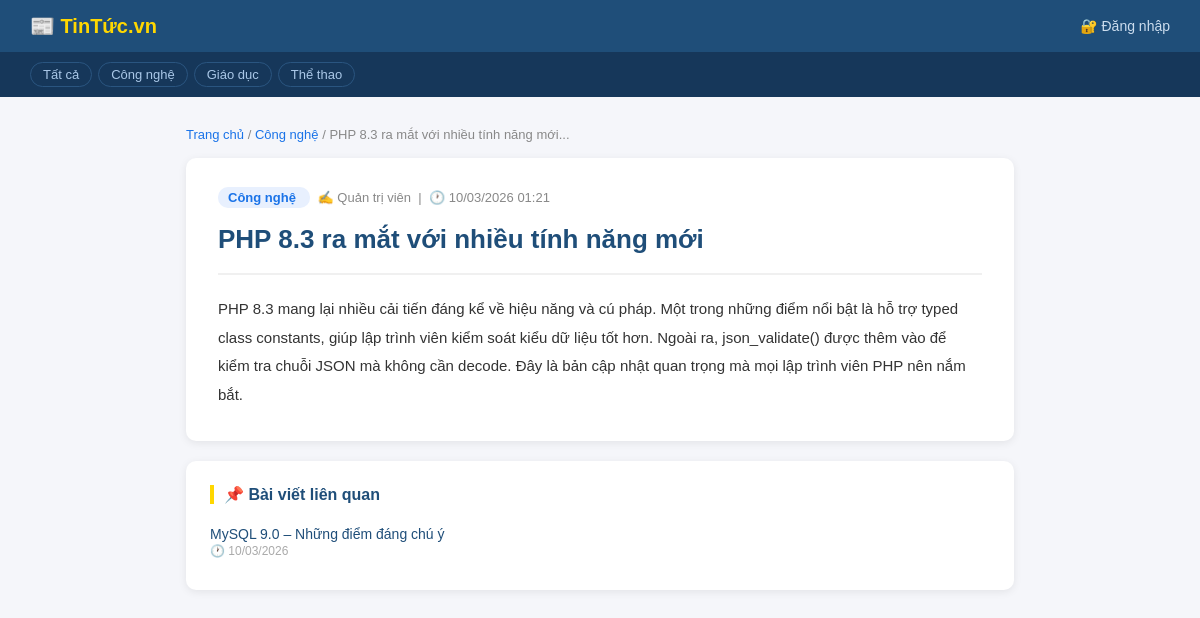
/lab03/news/detail.php?slug=php-83-ra-mat, run on the app's committed database.
### tables this page shows
CREATE TABLE categories (
    id          INT AUTO_INCREMENT PRIMARY KEY,
    name        VARCHAR(100) NOT NULL,
    slug        VARCHAR(100) NOT NULL UNIQUE,
    description TEXT         DEFAULT NULL,
    created_at  TIMESTAMP    DEFAULT CURRENT_TIMESTAMP
);

CREATE TABLE posts (
    id           INT AUTO_INCREMENT PRIMARY KEY,
    category_id  INT          NOT NULL,
    title        VARCHAR(200) NOT NULL,
    slug         VARCHAR(200) NOT NULL UNIQUE,
    content      TEXT         NOT NULL,
    thumbnail    VARCHAR(255) DEFAULT NULL,
    status       ENUM('published','draft') DEFAULT 'draft',
    author_id    INT          NOT NULL,
    created_at   TIMESTAMP    DEFAULT CURRENT_TIMESTAMP,
    updated_at   TIMESTAMP    DEFAULT CURRENT_TIMESTAMP ON UPDATE CURRENT_TIMESTAMP,
    FOREIGN KEY (category_id) REFERENCES categories(id) ON DELETE RESTRICT,
    FOREIGN KEY (author_id)   REFERENCES users(id)      ON DELETE CASCADE
);

CREATE TABLE users (
    id           INT AUTO_INCREMENT PRIMARY KEY,
    username     VARCHAR(50)  NOT NULL UNIQUE,
    password     VARCHAR(255) NOT NULL,
    full_name    VARCHAR(100) DEFAULT NULL,
    email        VARCHAR(100) UNIQUE,
    role         ENUM('admin','user') DEFAULT 'user',
    created_at   TIMESTAMP DEFAULT CURRENT_TIMESTAMP
);

### lab03/functions.php (called while the page is built, shortened)
<?php
require_once __DIR__ . '/db.php';
function e($str) {
    return htmlspecialchars((string)$str, ENT_QUOTES, 'UTF-8');
}
function db_fetch_all($sql, $types = '', $params = []) {
    global $conn;
    $stmt = $conn->prepare($sql);
    if ($types && $params) {
        $stmt->bind_param($types, ...$params);
    }
    $stmt->execute();
    $rows = $stmt->get_result()->fetch_all(MYSQLI_ASSOC);
    return $rows;
}
function db_fetch_one($sql, $types = '', $params = []) {
    global $conn;
    $stmt = $conn->prepare($sql);
    if ($types && $params) {
        $stmt->bind_param($types, ...$params);
    }
    $stmt->execute();
    $row = $stmt->get_result()->fetch_assoc();
    return $row ?: null;
}
function get_all_categories() {
    return db_fetch_all("SELECT * FROM categories ORDER BY id");
}
function get_post_by_slug($slug) {
    return db_fetch_one(
        "SELECT p.*, c.name AS cat_name, c.slug AS cat_slug, u.full_name AS author_name
         FROM posts p
         JOIN categories c ON p.category_id = c.id
         JOIN users      u ON p.author_id   = u.id
         WHERE p.slug = ? AND p.status = 'published'",
        's', [$slug]
    );
}

### lab03/news/detail.php (the view, shortened to what this page needs)
<?php
require_once '../functions.php';
$slug = $_GET['slug'] ?? '';
$post = get_post_by_slug($slug);
$related = db_fetch_all(
    "SELECT id, title, slug, created_at FROM posts
     WHERE category_id = ? AND slug != ? AND status = 'published'
     ORDER BY created_at DESC LIMIT 3",
    'is', [$post['category_id'], $slug]
);
$categories = get_all_categories();
?>
<!DOCTYPE html>
<html lang="vi">
<head>
</head>
<body>
<div class="navbar">
    <a class="brand" href="index.php">📰 TinTức.vn</a>
    <div class="right">
        <?php if (isset($_SESSION['user'])): ?>
            <a href="../dashboard.php">🏠 Dashboard</a> |
            <a href="../logout.php">🚪 Đăng xuất</a>
        <?php else: ?>
            <a href="../login.php">🔐 Đăng nhập</a>
        <?php endif; ?>
    </div>
</div>
<div class="cat-nav">
    <a href="index.php">Tất cả</a>
    <?php foreach ($categories as $c): ?>
        <a href="category.php?slug=<?= e($c['slug']) ?>"><?= e($c['name']) ?></a>
    <?php endforeach; ?>
</div>
<div class="container">
    <div class="breadcrumb">
        <a href="index.php">Trang chủ</a> /
        <a href="category.php?slug=<?= e($post['cat_slug']) ?>"><?= e($post['cat_name']) ?></a> /
        <?= e(mb_substr($post['title'], 0, 40)) ?>...
    </div>
    <div class="article">
        <div class="article-meta">
            <a class="cat-tag" href="category.php?slug=<?= e($post['cat_slug']) ?>">
                <?= e($post['cat_name']) ?>
            </a>
            ✍️ <?= e($post['author_name']) ?>
            &nbsp;|&nbsp;
            🕐 <?= date('d/m/Y H:i', strtotime($post['created_at'])) ?>
        </div>
        <h1><?= e($post['title']) ?></h1>
        <div class="article-body">
            <?= nl2br(e($post['content'])) ?>
        </div>
    </div>
    <?php if (!empty($related)): ?>
    <div class="related">
        <h3>📌 Bài viết liên quan</h3>
        <?php foreach ($related as $r): ?>
        <div class="related-item">
            <a href="detail.php?slug=<?= e($r['slug']) ?>"><?= e($r['title']) ?></a><br>
            <small>🕐 <?= date('d/m/Y', strtotime($r['created_at'])) ?></small>
        </div>
        <?php endforeach; ?>
    </div>
    <?php endif; ?>
</div>
</body>
</html>

### lab03/news/detail.php (style rules this page uses)
* { box-sizing: border-box; margin: 0; padding: 0; }
body { font-family: Arial, sans-serif; background: #f5f6fa; color: #222; }
.navbar { background: #1F4E79; padding: 14px 30px; display: flex; align-items: center; gap: 20px; }
.navbar .brand { color: #FFD700; font-weight: bold; font-size: 20px; text-decoration: none; }
.navbar a { color: #cde; text-decoration: none; font-size: 14px; }
.navbar .right { margin-left: auto; }
.cat-nav { background: #16375a; padding: 10px 30px; display: flex; gap: 6px; flex-wrap: wrap; }
.cat-nav a { color: #aac8e8; text-decoration: none; font-size: 13px; padding: 4px 12px; border-radius: 14px; border: 1px solid #2a5580; }
.container { max-width: 860px; margin: 30px auto; padding: 0 16px; }
.breadcrumb { font-size: 13px; color: #888; margin-bottom: 16px; }
.breadcrumb a { color: #1a73e8; text-decoration: none; }
.article { background: #fff; border-radius: 10px; padding: 32px; box-shadow: 0 2px 8px rgba(0,0,0,.08); }
.article-meta { font-size: 13px; color: #888; margin-bottom: 16px; }
.article-meta .cat-tag { background: #e8f0fe; color: #1a73e8; padding: 3px 10px; border-radius: 10px; margin-right: 8px; text-decoration: none; font-weight: bold; }
.article h1 { font-size: 26px; color: #1F4E79; line-height: 1.4; margin-bottom: 16px; }
.article-body { font-size: 15px; line-height: 1.9; color: #333; border-top: 2px solid #f0f0f0; padding-top: 20px; }
.related { background: #fff; border-radius: 10px; padding: 24px; margin-top: 20px; box-shadow: 0 2px 8px rgba(0,0,0,.08); }
.related h3 { font-size: 16px; color: #1F4E79; margin-bottom: 14px; border-left: 4px solid #FFD700; padding-left: 10px; }
.related-item { padding: 8px 0; border-bottom: 1px solid #f0f0f0; font-size: 14px; }
.related-item:last-child { border-bottom: none; }
.related-item a { color: #1F4E79; text-decoration: none; }
.related-item small { color: #aaa; font-size: 12px; }

### data on the page
categories: name "Công nghệ"
categories: name "Giáo dục"
categories: name "Thể thao"
posts: category.name "Công nghệ", title "PHP 8.3 ra mắt với nhiều tính năng mới", author.full_name "Quản trị viên", created_at "10/03/2026 01:21", content "PHP 8.3 mang lại nhiều cải tiến đáng kể về hiệu năng và cú pháp. Một trong những điểm nổi bật là hỗ trợ typed class constants, giúp lập trình viên kiểm soát kiểu dữ liệu tốt hơn. Ngoài ra, json_validate() được thêm vào để kiểm tra chuỗi JSON mà không cần decode. Đây là bản cập nhật quan trọng mà mọi lập trình viên PHP nên nắm bắt."
posts: title "MySQL 9.0 – Những điểm đáng chú ý", created_at "10/03/2026"
